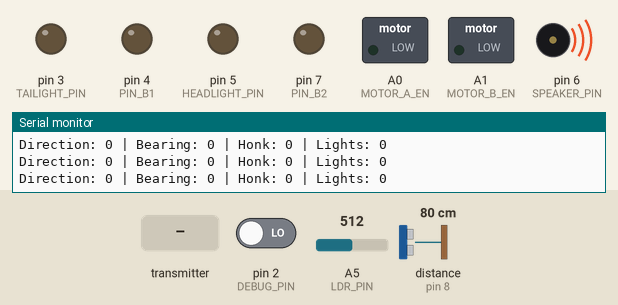
Recording of a program running on a simulated Arduino Uno, built with avr-gcc and run on an emulated ATmega328P. Shown: switched loads named in the program (green lamp = pin HIGH), output pins drawn as LEDs (lit = HIGH), buzzer (waves = sounding), the last lines printed to the serial monitor. Dashed ring = blinking. The test bench sets the inputs (shaded band); at power-on: distance to the obstacle (sensor on pin 8) 80 cm, pin 2 (DEBUG_PIN) LOW, A5 (LDR_PIN) = 512. The echo pulse lasts 58.3 µs per cm; no radio packets arrive unless stated; pins used as bus, display or sensor lines are not drawn.

Above: at 4.7 s.
4.8 s: the transmitter starts sending speed = 256
At 5.8 s:
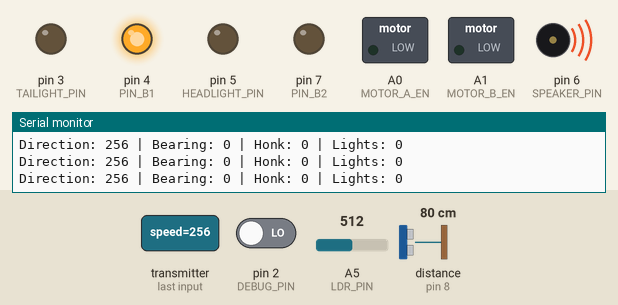
6.3 s: distance to the obstacle (sensor on pin 8) set to 7 cm
9.3 s: distance to the obstacle (sensor on pin 8) set to 4 cm
At 10.5 s:
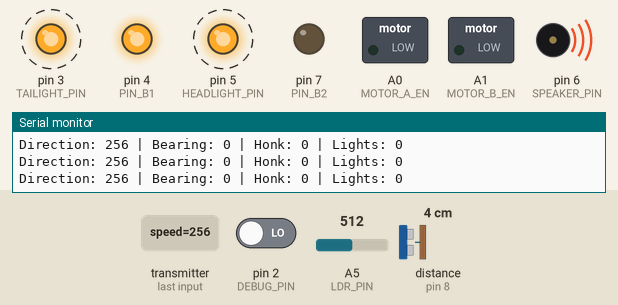
15.0 s: the transmitter starts sending speed = 0
At 17.0 s:
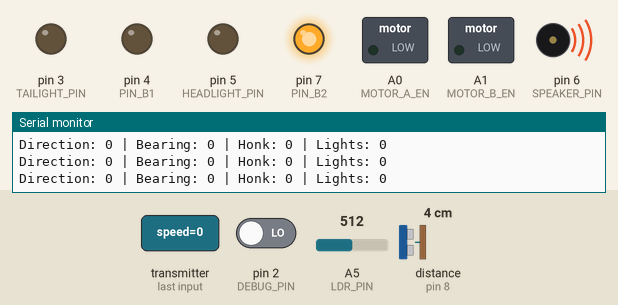
Timing chart, 0 to 18.5 s (numbered marks = the images above; inputs shaded):
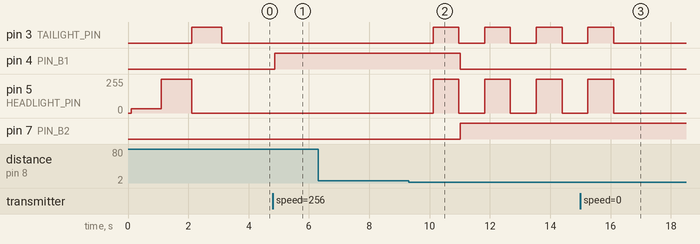

The program:

main.cpp
```cpp
#include <Arduino.h> // Arduino core libraries
#include <printf.h>

#include <settings.h> // pin definitions
#include <errors.h>   // error handling

#include <horn.h>   // horn control
#include <car.h>    // main car functions
#include <lights.h> // headlights and tailights

#include <sensors.h>        // sensor handler
#include <radio.h>          // radio handler
#include <controlPackage.h> // radio payload

void handleControlPackage()
{
  if (pkg.speed)
  {
    if (pkg.speed < 0)
    {
      reverse();
    }
    else if (pkg.speed > 0)
    {
      drive();
    }
    else
    {
      brake();
    }
  }

  if (pkg.bearing)
  {
    if (pkg.bearing < 0)
    {
      turnLeft();
    }
    else
    {
      turnRight();
    }
  }

  if (pkg.honk)
  {
    honk();
  }

  if (pkg.headlights == 1)
  {
    if (lightLevel < 50 && headlightsActive)
    {
      headlightsOff();
      highbeamsOn();
    }

    if (lightLevel >= 50 && highbeamsActive)
    {
      highbeamsOff();
      headlightsOn();
    }
  }
  else
  {
    headlightsOff();
    highbeamsOff();
  }
}

// MAIN
void setup()
{
  Serial.begin(baudrate);
  printf_begin();

  Serial.println();
  Serial.println("Protobot initializing....");

  pinMode(DEBUG_PIN, INPUT);
  debugMode = digitalRead(DEBUG_PIN) == LOW;
  if (debugMode)
  {
    Serial.println("Debugging mode is on");
  }

  initializeSensors();
  configureRadio();
  initializeCar();

  Serial.println();
  if (!hasError)
  {
    Serial.println("Protobot started successfully");
  }
  else
  {
    Serial.println("Protobot failed to start...");
    while (hasError)
    {
      alarm();
    }
  }
}

void loop()
{
  getSensorData();
  if (Serial.available())
  {
    char c = Serial.read();
    if (c == 's')
    {
      logSensorData();
    }
  }

  if (alarmActive)
  {
    alarm();
  }

  pongBack();
  handleControlPackage();
}
```

car.h
```cpp
#ifndef CAR_H /* include guards */
#define CAR_H

extern bool alarmActive; // True if the car alarm is going off

void drive();
void reverse();
void brake();
void turnLeft();
void turnRight();
void honk();
void initializeCar();
void alarm();
void deactivateAlarm();

#endif /* CAR_H */
```

controlPackage.h
```cpp
struct controlStruct
{
    int speed;       // Between -512 and 512
    int bearing;     // Between -512 and 512
    bool honk;       // True if pressed
    bool headlights; // True to activate headlights
};

extern controlStruct pkg; // Control instructions from remote
void printPackage();      // Print control package to Serial
```

errors.h
```cpp
#ifndef ERRORS_H /* include guards */
#define ERRORS_H

extern char *erroredSystem;
extern char *errorMessage;

void throwError(char *system, char *msg);
void printError();

#endif /* ERRORS_H */
```

horn.h
```cpp
#ifndef HORN_H /* include guards */
#define HORN_H

#include <Arduino.h>

void beep(uint8_t delayms, uint8_t frequency = HIGH);
void solidTone(uint8_t length, uint8_t frequency = HIGH);
void initializeHorn();

#endif /* HORN_H */
```

lights.h
```cpp
#ifndef LIGHTS_H /* include guards */
#define LIGHTS_H

extern bool headlightsActive; // True if the lowbeams are active
extern bool highbeamsActive;  // True if the highbeams are active
extern bool taillightsActive; // True if the taillights are active

void highbeamsOff();
void highbeamsOn();
void toggleHighbeams();
void headlightsOn();
void headlightsOff();
void toggleHeadlights();
void taillightsOff();
void taillightsOn();
void toggleTaillights();
void blinkHeadlights(int duration);
void blinkTailights(int duration);
void blinkHighbeams(int duration);
void initializeLights();
void testLights();
#endif /* LIGHTS_H */
```

motorControl.h
```cpp
#include <Arduino.h>

extern boolean run;

void motorAOn();
void motorBOn();
void motorAOff();
void motorBOff();
void motorAForward();
void motorABackward();
void motorBForward();
void motorBBackward();
void motorACoast();
void motorABrake();
void motorBCoast();
void motorBBrake();
// Turn on all motors
void enableMotors();
// Turn off all motors
void disableMotors();
// Call to accelerate forwards
void forward(int time);
void backward(int time);
// Call to turn to the left
void left(int time);
// Call to turn to the right
void right(int time);
// Call to cruise straight ahead
void coast(int time);
// Call to stop the car
void brake(int time);
// Motor Control demo
void motorControlDemo(byte loopTimes = 1);
void warmup();
void initializeMotors();
```

pinger.h
```cpp
#ifndef SONAR_H /* include guards */
#define SONAR_H

// Returns the echo distance in cm, or -1 if the sensor was not ready
long pingSonar();
// Runs a quick test and logs to serial
bool testSonar();
// Do some logging and run the test function
void initializePing();

#endif /* SONAR_H */
```

radio.h
```cpp
#include <Arduino.h>

extern bool radioNumber;

void configureRadio();
void pongBack();
```

sensors.h
```cpp
#ifndef SENSORS_H /* include guards */
#define SENSORS_H

extern long distance;
extern int lightLevel;

int getLightLevel();
void getSensorData();
void logSensorData();
void initializeSensors();

#endif /* SENSORS_H */
```

car.cpp
```cpp
#include <settings.h>
#include <horn.h>
#include <lights.h>
#include <motorControl.h>
#include <sensors.h>

bool alarmActive = false;

int cmdLength = 1;

void alarm()
{
    beep(5, 150);
    beep(5, 150);
    beep(5, 250);
    beep(5, 250);
    toggleHighbeams();
    toggleTaillights();
    delay(50);
    beep(5, 150);
    beep(5, 150);
    beep(5, 250);
    beep(5, 250);
    toggleHighbeams();
    toggleTaillights();
    delay(50);
}

void deactivateAlarm()
{
    alarmActive = false;
}

void reverse()
{
    taillightsOn();
    backward(cmdLength);
    taillightsOff();
}

void drive()
{
    getSensorData();
    if (distance > 5)
    {
        forward(cmdLength);
    }
    else
    {
        alarm();
        reverse();
        reverse();
        reverse();
    }
}

void brake()
{
    taillightsOn();
    brake(cmdLength);
}

void turnLeft()
{
    // left turn signal
    left(cmdLength);
}

void turnRight()
{
    // right turn signal
    right(cmdLength);
}

/* has a 500ms delay to create the space between honks
* TODO: remove delay and replace with non blocking code
*/
void honk()
{
    beep(5, 150);
    beep(5, 150);
    delay(250);
    beep(5, 150);
    beep(5, 150);
    delay(250);
}

void initializeCar()
{
    initializeLights();
    initializeHorn();
    initializeMotors();
}
```

controlPackage.cpp
```cpp
#include <Arduino.h>
#include <controlPackage.h>

controlStruct pkg;

void printPackage()
{
  Serial.print("Direction: ");
  Serial.print(pkg.speed);
  Serial.print(" | Bearing: ");
  Serial.print(pkg.bearing);
  Serial.print(" | Honk: ");
  Serial.print(pkg.honk);
  Serial.print(" | Lights: ");
  Serial.println(pkg.headlights);
}
```

errors.cpp
```cpp
#include <Arduino.h>
#include <errors.h>

char *erroredSystem;
char *errorMessage;

void loadError(char *system, char *msg)
{
    erroredSystem = system;
    errorMessage = msg;
}

void throwError(char *system, char *msg)
{
    loadError(system, msg);
    Serial.print("[");
    Serial.print(erroredSystem);
    Serial.print("] ");
    Serial.print(errorMessage);
}

void printError()
{
    Serial.print("[");
    Serial.print(erroredSystem);
    Serial.print("] ");
    Serial.print(errorMessage);
}
```

horn.cpp
```cpp
#include <Arduino.h>
#include <settings.h>

void beep(uint8_t delayms, uint8_t frequency = HIGH)
{
  for (int i = 0; i < 20; i++)
  {
    analogWrite(SPEAKER_PIN, frequency);
    delay(delayms);
    analogWrite(SPEAKER_PIN, LOW);
    delay(delayms);
  }
}

void solidTone(uint8_t length, uint8_t frequency = HIGH)
{
  analogWrite(SPEAKER_PIN, frequency);
  delay(length);
  analogWrite(SPEAKER_PIN, LOW);
}

void initializeHorn()
{
  if (debugMode)
  {
    Serial.println();
    Serial.println("Initializing horn...");
  }
  pinMode(SPEAKER_PIN, OUTPUT);
  if (debugMode)
  {
    Serial.print("Testing\t\t\t");
    beep(10,200);
    Serial.println("OK");
  }
}
```

lights.cpp
```cpp
#include <Arduino.h>
#include <settings.h>

bool headlightsActive = false;
bool highbeamsActive = false;
bool taillightsActive = false;

void highbeamsOn()
{
    highbeamsActive = true;
    digitalWrite(HEADLIGHT_PIN, HIGH);
}

void highbeamsOff()
{
    highbeamsActive = false;
    digitalWrite(HEADLIGHT_PIN, LOW);
}

void toggleHighbeams()
{
    digitalWrite(HEADLIGHT_PIN, !digitalRead(HEADLIGHT_PIN));
    highbeamsActive = digitalRead(HEADLIGHT_PIN);
}

void headlightsOn()
{
    headlightsActive = true;
    analogWrite(HEADLIGHT_PIN, 32);
}

void headlightsOff()
{
    headlightsActive = true;
    analogWrite(HEADLIGHT_PIN, LOW);
}

void toggleHeadlights()
{
    headlightsActive = !headlightsActive;
    analogWrite(HEADLIGHT_PIN, headlightsActive ? 32 : 0);
}

void taillightsOn()
{
    taillightsActive = true;
    digitalWrite(TAILIGHT_PIN, HIGH);
}

void taillightsOff()
{
    taillightsActive = false;
    digitalWrite(TAILIGHT_PIN, LOW);
}

void toggleTaillights()
{
    digitalWrite(TAILIGHT_PIN, !digitalRead(TAILIGHT_PIN));
    taillightsActive = digitalRead(TAILIGHT_PIN);
}

void blinkHeadlights(int duration)
{
    toggleHeadlights();
    delay(duration);
    toggleHeadlights();
}

void blinkTailights(int duration)
{
    toggleTaillights();
    delay(duration);
    toggleTaillights();
}

void blinkHighbeams(int duration)
{
    toggleHighbeams();
    delay(duration);
    toggleHighbeams();
}

void testLights()
{
    blinkHeadlights(1000);
    blinkHighbeams(1000);
    blinkTailights(1000);
}

void initializeLights()
{
    if (debugMode)
    {
        Serial.println();
        Serial.println("Initializing lights...");
    }
    pinMode(HEADLIGHT_PIN, OUTPUT);
    pinMode(TAILIGHT_PIN, OUTPUT);

    if (debugMode)
    {
        Serial.print("Testing\t\t\t");
        testLights();
        Serial.println("OK");
    }
}
```

motorControl.cpp
```cpp
#include <Arduino.h>
#include <settings.h>

boolean run = true;

#pragma region Low Level Commands
//enable motors
void motorAOn()
{
    digitalWrite(MOTOR_A_EN, HIGH);
}

void motorBOn()
{
    digitalWrite(MOTOR_B_EN, HIGH);
}

//disable motors
void motorAOff()
{
    digitalWrite(MOTOR_B_EN, LOW);
}

void motorBOff()
{
    digitalWrite(MOTOR_A_EN, LOW);
}

//motor A controls
void motorAForward()
{
    digitalWrite(PIN_A1, HIGH);
    digitalWrite(PIN_A2, LOW);
}

void motorABackward()
{
    digitalWrite(PIN_A1, LOW);
    digitalWrite(PIN_A2, HIGH);
}

//motor B controls
void motorBForward()
{
    digitalWrite(PIN_B1, HIGH);
    digitalWrite(PIN_B2, LOW);
}

void motorBBackward()
{
    digitalWrite(PIN_B1, LOW);
    digitalWrite(PIN_B2, HIGH);
}

void motorACoast()
{
    digitalWrite(PIN_A1, LOW);
    digitalWrite(PIN_A2, LOW);
}

void motorBCoast()
{
    digitalWrite(PIN_B1, LOW);
    digitalWrite(PIN_B2, LOW);
}

void motorABrake()
{
    digitalWrite(PIN_A1, HIGH);
    digitalWrite(PIN_A2, HIGH);
}

void motorBBrake()
{
    digitalWrite(PIN_B1, HIGH);
    digitalWrite(PIN_B2, HIGH);
}
#pragma endregion

#pragma region High Level Commands
void enableMotors()
{
    motorAOn();
    motorBOn();
}

void disableMotors()
{
    motorAOff();
    motorBOff();
}

void forward(int time)
{
    motorAForward();
    motorBForward();
    delay(time);
}

void backward(int time)
{
    motorABackward();
    motorBBackward();
    delay(time);
}

void left(int time)
{
    motorABackward();
    motorBForward();
    delay(time);
}

void right(int time)
{
    motorAForward();
    motorBBackward();
    delay(time);
}

void coast(int time)
{
    motorACoast();
    motorBCoast();
    delay(time);
}

void brake(int time)
{
    motorABrake();
    motorBBrake();
    delay(time);
}
#pragma endregion

// Basic control demo
void motorControlDemo(byte loopTimes = 1)
{
    for (byte counter = 0; counter < loopTimes; counter++)
    {
        if (run)
        {
            enableMotors();  // Turn the motors on
            forward(200);    // Go forward
            backward(200);   // Go backward
            left(400);       // Turn left
            coast(200);      // Coast ahead for 200 ms
            right(400);      // Turn right
            coast(200);      // Coast ahead for 200 ms
            disableMotors(); // Turn the motors back off to conserve power
            run = false;     // This stops the loop
        }
    }
}

void warmup()
{
    enableMotors();
    forward(500);
    backward(500);
    left(100);
    right(200);
    left(100);
    forward(500);
    backward(500);
    disableMotors();
}

void initializeMotors()
{
    pinMode(MOTOR_A_EN, OUTPUT);
    pinMode(MOTOR_B_EN, OUTPUT);
    pinMode(PIN_A1, OUTPUT);
    pinMode(PIN_A2, OUTPUT);
    pinMode(PIN_B1, OUTPUT);
    pinMode(PIN_B2, OUTPUT);
}
```

pinger.cpp
```cpp
#include <settings.h> // pin definitions
#include <NewPing.h>  // Sonar unit library
#include <errors.h>

//Tell the Arduino where the sensor is hooked up
NewPing sonar(TRIGGER_PIN, ECHO_PIN, maxDistance);

long lastPing = -50;

long pingSonar()
{
    unsigned long currentMillis = millis();
    long dist = -1;

    if (currentMillis - lastPing >= pingInterval)
    {
        lastPing = currentMillis;
        dist = useMetric ? sonar.ping_cm() : sonar.ping_in();
    }

    return dist;
}

bool testSonar()
{
    long dist = pingSonar();
    return dist != -1;
}

void initializePing()
{
    if (debugMode)
    {
        Serial.println();
        Serial.println("Initializing sonar...");
    }

    if (debugMode)
    {
        Serial.print("Testing\t\t\t");
    }
    if (testSonar())
    {
        if (debugMode)
        {
            Serial.println("OK");
        }
    }
    else
    {
        hasError = true;
        throwError("sonar", "sonar.ping did not return a value");
        if (debugMode)
        {
            Serial.println("Sonar unit failed to start");
        }
    }
}
```

radio.cpp
```cpp
#include <settings.h>
#include <controlPackage.h>
#include <SPI.h>
#include "RF24.h"

byte addresses[][6] = {"cntlr", "robot"};

/****************** User Config ***************************/
/***      Set this radio as radio number 0 or 1         ***/
bool radioNumber = 1;
RF24 radio(CE_PIN, CSN_PIN); // CE, CSN
/**********************************************************/

void configureRadio()
{
    radio.begin();

    // Set the PA Level low to prevent power supply related issues since this is a
    // getting_started sketch, and the likelihood of close proximity of the devices. RF24_PA_MAX is default.
    radio.setPALevel(RF24_PA_MIN);
    radio.setDataRate(RF24_250KBPS);

    // Open a writing and reading pipe on each radio, with opposite addresses
    if (radioNumber)
    {
        radio.openWritingPipe(addresses[0]);
        radio.openReadingPipe(0, addresses[1]);
    }
    else
    {
        radio.openWritingPipe(addresses[1]);
        radio.openReadingPipe(1, addresses[0]);
    }

    // Start the radio listening for data
    radio.startListening();
    if (debugMode)
    {
        radio.printDetails();
    }
}

void pongBack()
{
    if (radio.available())
    {                                  // While there is data ready
        radio.read(&pkg, sizeof(pkg)); // Get the payload

        radio.stopListening();          // First, stop listening so we can talk
        radio.write(&pkg, sizeof(pkg)); // Send the final one back.
        radio.startListening();         // Now, resume listening so we catch the next packets.
    }
    if (debugMode)
    {
        printPackage();
    }
}
```

sensors.cpp
```cpp
#include <Arduino.h>  // Arduino core libraries
#include <settings.h> // pin definitions
#include <pinger.h>   // distance sensor

long distance;
int lightLevel;

int getLightLevel()
{
  return map(analogRead(LDR_PIN), 0, 1024, 0, 100);
}

void getSensorData()
{
  distance = pingSonar();
  if (distance == -1)
  {
    distance = pingSonar();
  }

  lightLevel = getLightLevel();
}

void logSensorData()
{
  Serial.print("Distance:\t");
  Serial.print(distance);
  Serial.println(useMetric ? "cm" : "in");

  Serial.print("Light level:\t");
  Serial.print(lightLevel);
  Serial.println("%");
}

void initializeSensors()
{
  if (debugMode)
  {
    Serial.println("Starting up sensors....");
  }

  pinMode(LDR_PIN, INPUT);
  initializePing();

  if (debugMode)
  {
    Serial.println("Sensors ready");
  }
}
```

settings.h
```cpp
#define LDR_PIN A5      // Connected to a light sensor
#define DEBUG_PIN 2     // Pull to ground to put the car into debug mode
#define TAILIGHT_PIN 3  // Tailights are attached to this pin - PWM or Analog
#define HEADLIGHT_PIN 5 // Headlights are attached to this pin - PWM or Analog
#define SPEAKER_PIN 6   // PWM pin attached to buzzer - PWM or Analog
#define TRIGGER_PIN 8   // Trigger pin on ping sensor.
#define ECHO_PIN 8      // Echo pin on ping sensor.
#define CE_PIN 9        // Pin connected to CE pin of RF module
#define CSN_PIN 10      // Pin connected to CSN pin of RF module

#define MOTOR_A_EN A0 // Motor A enable pin
#define PIN_A1 0         // Motor A pin 1
#define PIN_A2 1         // Motor A pin 2
#define MOTOR_B_EN A1 // Motor B enable pin
#define PIN_B1 4         // Motor B pin 1
#define PIN_B2 7         // Motor B pin 2

extern bool debugMode;   // True if the car should log to serial
extern bool hasError;    // True when there is a problem
extern bool useMetric;   // True by default. Set to false to use Imperial values
extern long baudrate;    // Speed at which the serial port operates
extern int maxDistance;  // Maximum distance we want to ping for (in centimeters). Maximum sensor distance is rated at 400-500cm.
extern int pingInterval; // How often the distance sensor should ping out
```

settings.cpp
```cpp
bool debugMode = false;
bool hasError = false;
bool useMetric = true;
long baudrate = 9600;
int maxDistance = 500;
int pingInterval = 50;
```

Measured:
- the behaviour switches between 6 and 5 cm on distance to the obstacle (sensor on pin 8) (found by bisection; images 1 and 2)
- after the input at 4.8 s, pin 4 (PIN_B1): LOW → HIGH after 0.06 s
- after the input at 9.3 s, pin 3 (TAILIGHT_PIN): alternates HIGH for 0.85 s and LOW for 0.86 s, starting after 0.81 s; pin 4 (PIN_B1): HIGH → LOW after 1.7 s; pin 5 (HEADLIGHT_PIN): alternates 255/255 for 0.85 s and 0/255 for 0.86 s, starting after 0.81 s; pin 7 (PIN_B2): LOW → HIGH after 1.7 s
- after the input at 15.0 s, pin 3 (TAILIGHT_PIN): goes on until 16.1 s, then stays LOW; pin 5 (HEADLIGHT_PIN): goes on until 16.1 s, then stays 0/255
